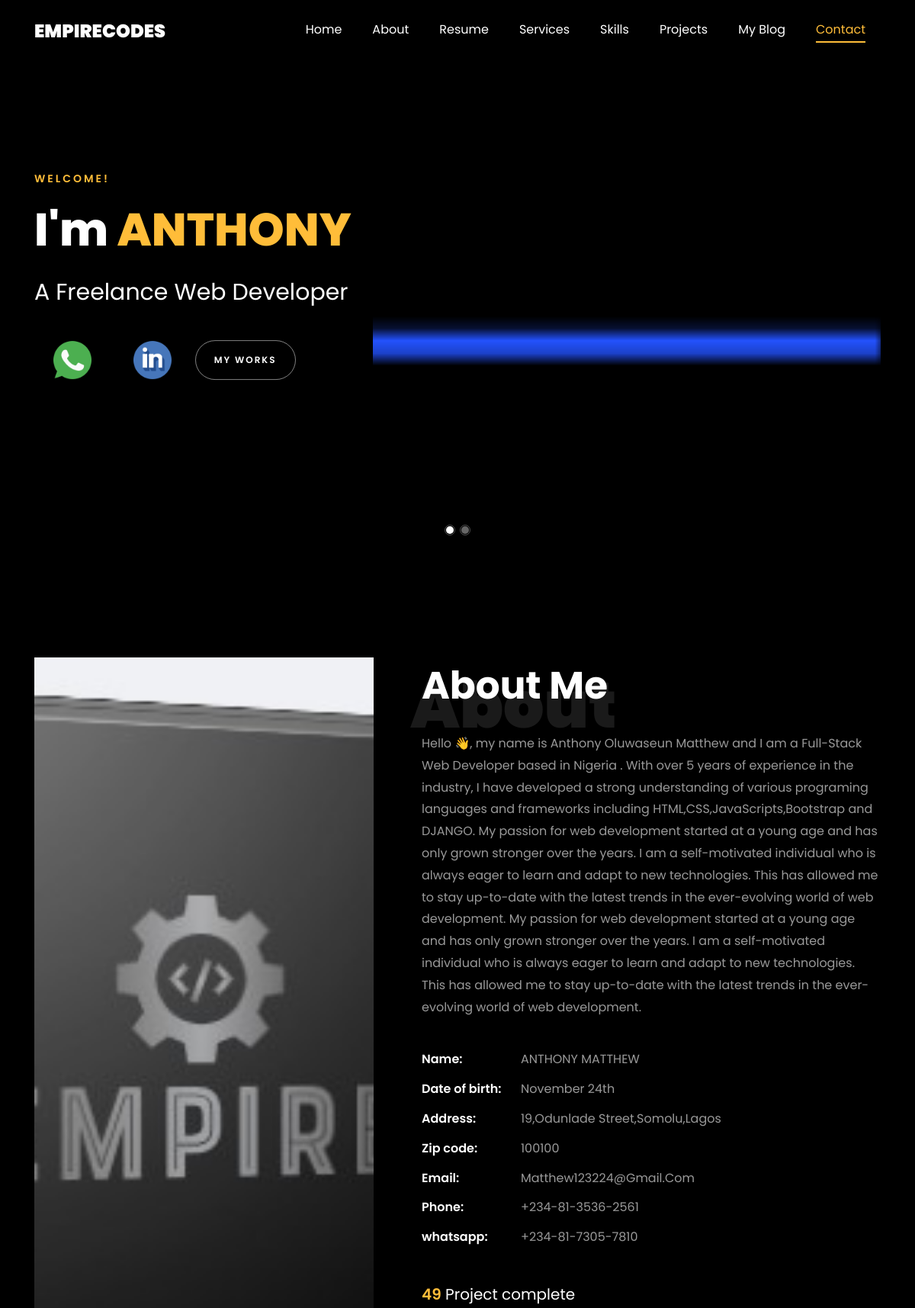
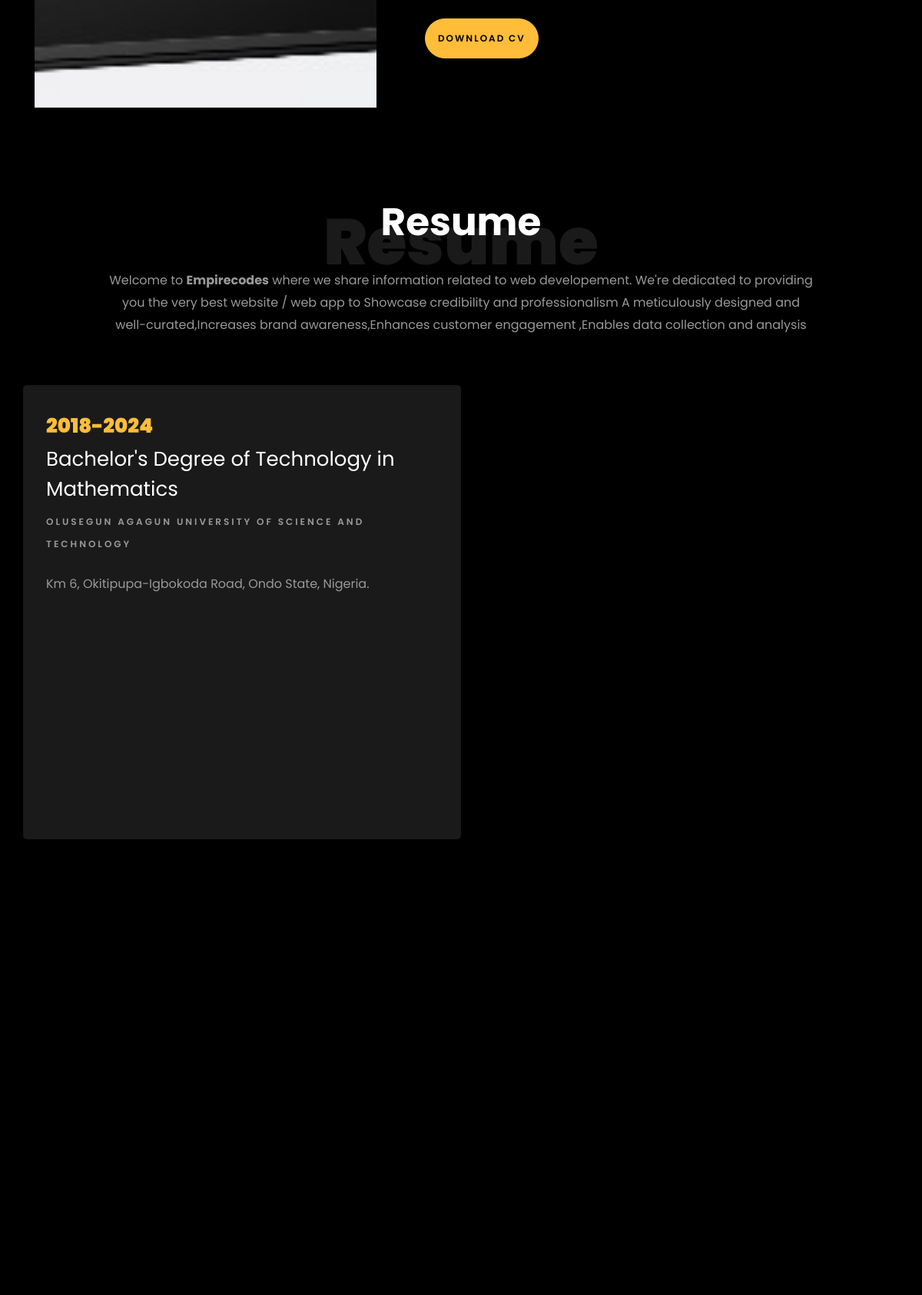
The page / (upper part) on the database its author committed (2 pictures, top to bottom).
### empireapp/models.py (models this page shows, shortened)
class CompanyProfile(models.Model):
    c_name = models.CharField(max_length=50)
    logo = models.ImageField(upload_to='logo')
    carousel1 = models.ImageField(upload_to='carousel')
    carousel2 = models.ImageField(upload_to='carousel')
    class Meta:
        db_table = 'CompanyProfile'
        managed = True
        verbose_name = 'CompanyProfile'
        verbose_name_plural = 'CompanyProfile'

class About(models.Model):
    sur_name = models.CharField(max_length=100)
    first_name = models.CharField(max_length=100)
    last_name = models.CharField(max_length=100)
    email = models.EmailField()
    address = models.CharField( max_length=100)
    date_created = models.DateField( auto_now_add=True)
    zip_num = models.IntegerField()
    copyright_link = models.CharField(max_length=100)
    whatsapp_link = models.CharField(max_length=100)
    twitter_link = models.CharField(max_length=100)
    facebook_link = models.CharField(max_length=100)
    linkedin_link = models.CharField(max_length=100)
    github_link = models.CharField(max_length=100)
    phone = models.CharField(max_length=50)
    a_logo = models.ImageField(upload_to='logo')
    cv = models.FileField( upload_to='Cv')
    about_me = models.TextField(default='about me at the top')
    date_of_birth = models.DateField()
    class Meta:
        db_table = 'About'
        managed = True
        verbose_name = 'About'
        verbose_name_plural = 'About'

class Certification(models.Model):
    duration = models.CharField(max_length=300)
    degree = models.CharField(max_length=300)
    school = models.CharField( max_length=300)
    address= models.CharField(max_length=300)
    class Meta:
        db_table = 'Certification'
        managed = True
        verbose_name = 'Certification'
        verbose_name_plural = 'Certifications'

### empireapp/views.py (the view)
# urls.py: path('',views.homepage,name='homepage'),
def homepage(request):
    cert1= Certification.objects.get(pk=1)
    cert2= Certification.objects.get(pk=2)
    cert3= Certification.objects.get(pk=3)
    contact = ContactForm()
    if request.method == 'POST':
        contact = ContactForm(request.POST)
        if contact.is_valid():
            contact.save()
            messages.success(request,'Your message has been sent successfully, I will get back to you shortly!!')
            return redirect('homepage')
    context = {
        'cert1': cert1,
        'cert2': cert2,
        'cert3': cert3,
    }
    return render(request, 'index.html',context)

### empireapp/context_processor.py (called while the page is built)
def general(request):
    c_profile = CompanyProfile.objects.get(pk=1)
    info = About.objects.get(pk=1)
    category=Category.objects.all()
    context = {
        'c_profile': c_profile,
        'info': info,
        'category': category,
    }
    return context

### empireapp/templates/index.html (shortened to what this page needs)
{% extends 'base.html' %}
{% block header %} {% include 'header.html' %} {% endblock header %}
{% block carousel %} {% include 'carousel.html' %} {% endblock carousel %}
{% block about %} {% include 'about.html' %} {% endblock about %}
{% block resume %} {% include 'resume.html' %} {% endblock resume %}
{% block services %} {% include 'services.html' %} {% endblock services %}

### empireapp/templates/base.html (shortened to what this page needs)
<!DOCTYPE html>
{% load static %}
<html lang="en">
  <head>
    <link rel="stylesheet" href="{% static '' %}css/open-iconic-bootstrap.min.css">
    <link rel="stylesheet" href="{% static '' %}css/animate.css">
    <link rel="stylesheet" href="{% static '' %}css/owl.carousel.min.css">
    <link rel="stylesheet" href="{% static '' %}css/owl.theme.default.min.css">
    <link rel="stylesheet" href="{% static '' %}css/magnific-popup.css">
    <link rel="stylesheet" href="{% static '' %}css/aos.css">
    <link rel="stylesheet" href="{% static '' %}css/ionicons.min.css">
    <link rel="stylesheet" href="{% static '' %}css/flaticon.css">
    <link rel="stylesheet" href="{% static '' %}css/icomoon.css">
    <link rel="stylesheet" href="{% static '' %}css/style.css">
  </head>
  <body data-spy="scroll" data-target=".site-navbar-target" data-offset="300">
		{% block header %} {% endblock header %}
		{% block carousel%} {% endblock carousel%}
		{% block about%} {% endblock about%}
		{% block resume %} {% endblock resume %}
		{% block services %} {% endblock services %}
  </body>
</html>

### empireapp/templates/header.html (shortened to what this page needs)
{% if messages %}
{% for item in messages %}
<div class="alert alert-primary alert-dismissible fade show text-center mb-0" role="alert">
  <strong>{{item}}</strong>
  <button type="button" class="btn-close" data-bs-dismiss="alert" aria-label="Close"></button>
</div>
{% endfor %}
{% else %}
<nav class="navbar navbar-expand-lg navbar-dark ftco_navbar ftco-navbar-light site-navbar-target" id="ftco-navbar">
	<div class="container">
		<a class="navbar-brand" href="index.html">{{c_profile.c_name}}</a>
		<div class="collapse navbar-collapse" id="ftco-nav">
		<ul class="navbar-nav nav ml-auto">
			<li class="nav-item"><a href="#home-section" class="nav-link"><span>Home</span></a></li>
			<li class="nav-item"><a href="#about-section" class="nav-link"><span>About</span></a></li>
			<li class="nav-item"><a href="#resume-section" class="nav-link"><span>Resume</span></a></li>
			<li class="nav-item"><a href="#services-section" class="nav-link"><span>Services</span></a></li>
			<li class="nav-item"><a href="#skills-section" class="nav-link"><span>Skills</span></a></li>
			<li class="nav-item"><a href="#projects-section" class="nav-link"><span>Projects</span></a></li>
			<li class="nav-item"><a href="#blog-section" class="nav-link"><span>My Blog</span></a></li>
			<li class="nav-item"><a href="#contact-section" class="nav-link"><span>Contact</span></a></li>
		</ul>
		</div>
	</div>
	</nav>
{% endif %}

### empireapp/templates/carousel.html (shortened to what this page needs)
{% load static %}
	<section id="home-section" class="hero">
		<div class="home-slider  owl-carousel">
		<div class="slider-item ">
		<div class="container">
			<div class="row d-md-flex no-gutters slider-text align-items-end justify-content-end" data-scrollax-parent="true">
			<div class="one-third js-fullheight order-md-last img" style="background-image:url({{c_profile.carousel1.url}});">
			</div>
				<div class="one-forth d-flex  align-items-center ftco-animate" data-scrollax=" properties: { translateY: '70%' }">
				<div class="text">
					<span class="subheading">welcome!</span>
					<h1 class="mb-4 mt-3">I'm <span>{{info.sur_name|upper}}</span></h1>
					<h2 class="mb-4">A Freelance Web Developer</h2>
					<p>
						<a href="{{info.whatsapp_link}} " class="btn  py-3 px-4"> <img src="{% static '' %}images/whatsapp.png" style="height:50px;width:50px;" alt=""></a>
						<a href="{{info.linkedin_link}}" class="btn  py-3 px-4"> <img src="{% static '' %}images/linkedin-logo.png" style="height:50px;width:50px;" alt=""></a>
						<a href="{{info.github_link}}" class="btn btn-white btn-outline-white py-3 px-4">My works</a>
					</p>
				</div>
				</div>
			</div>
		</div>
		</div>
	</div>
</section>

### empireapp/templates/about.html (shortened to what this page needs)
{% load static %}
<section class="ftco-about img ftco-section ftco-no-pb" id="about-section">
	<div class="container">
		<div class="row d-flex">
			<div class="col-md-6 col-lg-5 d-flex">
				<div class="img-about img d-flex align-items-stretch">
					<div class="img d-flex align-self-stretch align-items-center" style="background-image:url({{info.a_logo.url}});">
					</div>
				</div>
			</div>
			<div class="col-md-6 col-lg-7 pl-lg-5 pb-5">
				<div class="row justify-content-start pb-3">
			  <div class="col-md-12 heading-section ftco-animate">
				  <h1 class="big">About</h1>
				<h2 class="mb-4">About Me</h2>
				<p>{{info.about_me}}</p>
				<ul class="about-info mt-4 px-md-0 px-2">
					<li class="d-flex"><span>Name:</span> <span>{{info.sur_name|upper}} {{info.last_name|upper}}</span></li>
					<li class="d-flex"><span>Date of birth:</span> <span> {{info.date_of_birth|date:"F j"}}th</span></li>
					<li class="d-flex"><span>Address:</span> <span>{{info.address|title}}</span></li>
					<li class="d-flex"><span>Zip code:</span> <span>{{info.zip_num}}</span></li>
					<li class="d-flex"><span>Email:</span> <span>{{info.email|title}}</span></li>
					<li class="d-flex"><span>Phone: </span> <span>+234-81-3536-2561</span></li>
					<li class="d-flex"><span>whatsapp: </span> <span>+234-81-7305-7810</span></li>
				</ul>
			  </div>
			</div>
		  <div class="counter-wrap ftco-animate d-flex mt-md-3">
		  <div class="text">
			  <p class="mb-4">
				<span class="number" data-number="120">0</span>
				<span>Project complete</span>
			</p>
			<p><a href="{{info.cv.url}}" class="btn btn-primary py-3 px-3" download="">Download CV</a></p>
		  </div>
		  </div>
		</div>
	</div>
	</div>
</section>

### empireapp/templates/resume.html (shortened to what this page needs)
{% load static %}
<section class="ftco-section ftco-no-pb" id="resume-section">
	<div class="container">
		<div class="row justify-content-center pb-5">
	  <div class="col-md-10 heading-section text-center ftco-animate">
		  <h1 class="big big-2">Resume</h1>
		<h2 class="mb-4">Resume</h2>
		<p> Welcome to <b>{{c_profile.c_name}}</b> where we share information related to web developement. We're dedicated to providing you the very best website / web app to Showcase credibility and professionalism A meticulously designed and well-curated,Increases brand awareness,Enhances customer engagement ,Enables data collection and analysis</p>
	  </div>
	</div>
		<div class="row">
			<div class="col-md-6 resume-wrap ftco-animate">
					<span class="date">{{cert1.duration}}</span>
					<h2>{{cert1.degree}}</h2>
					<span class="position">{{cert1.school}}</span>
					<p class="mt-4">{{cert1.address}}</p>
			</div>
			<div class="col-md-6">
			</div>
		</div>
		<div class="row justify-content-center mt-5">
		</div>
	</div>
</section>

### empireapp/templates/services.html (shortened to what this page needs)
{% load static %}
<section class="ftco-section" id="services-section">
	<div class="container">
		<div class="row justify-content-center py-5 mt-5">
	</div>
	</div>
</section>

### empireapp/templates/skills.html (shortened to what this page needs)
{% load static %}

### empireapp/templates/projects.html (shortened to what this page needs)
{% load static %}

### empireapp/templates/counter.html (shortened to what this page needs)
{% load static %}

### empireapp/templates/hireme.html (shortened to what this page needs)
{% load static %}

### empireapp/templates/contact.html (shortened to what this page needs)
{% load static %}

### rows shown on the page
CompanyProfile: c_name "EMPIRECODES", carousel1 (picture), c_name "Empirecodes"
About: sur_name "ANTHONY", a_logo (picture), about_me "Hello 👋, my name is Anthony Oluwaseun Matthew and I am a Full-Stack Web Developer based in Nigeria . With over 5 years of experience in the industry, I have developed a strong understanding of various programing languages and frameworks including HTML,CSS,JavaScripts,Bootstrap and DJANGO. My passion for web development started at a young age and has only grown stronger over the years. I am a self-motivated individual who is always eager to learn and adapt to new technologies. This has allowed me to stay up-to-date with the latest trends in the ever-evolving world of web development. My passion for web development started at a young age and has only grown stronger over the years. I am a…", last_name "MATTHEW", date_of_birth "November 24", address "19,Odunlade Street,Somolu,Lagos", zip_num "100100", email "Matthew123224@Gmail.Com"
Certification: duration "2018-2024", degree "Bachelor's Degree of Technology in Mathematics", school "OLUSEGUN AGAGUN UNIVERSITY OF SCIENCE AND TECHNOLOGY", address "Km 6, Okitipupa-Igbokoda Road, Ondo State, Nigeria."
